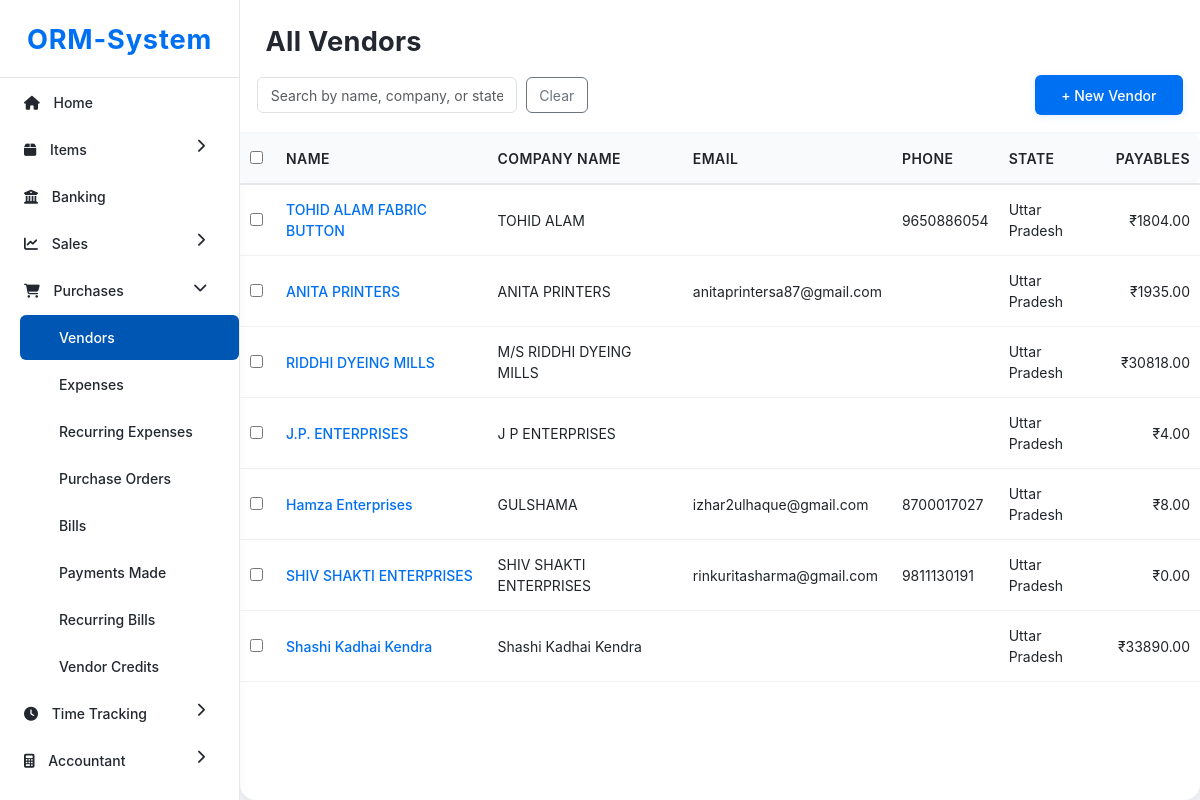
The app's page /vendors/, older data.
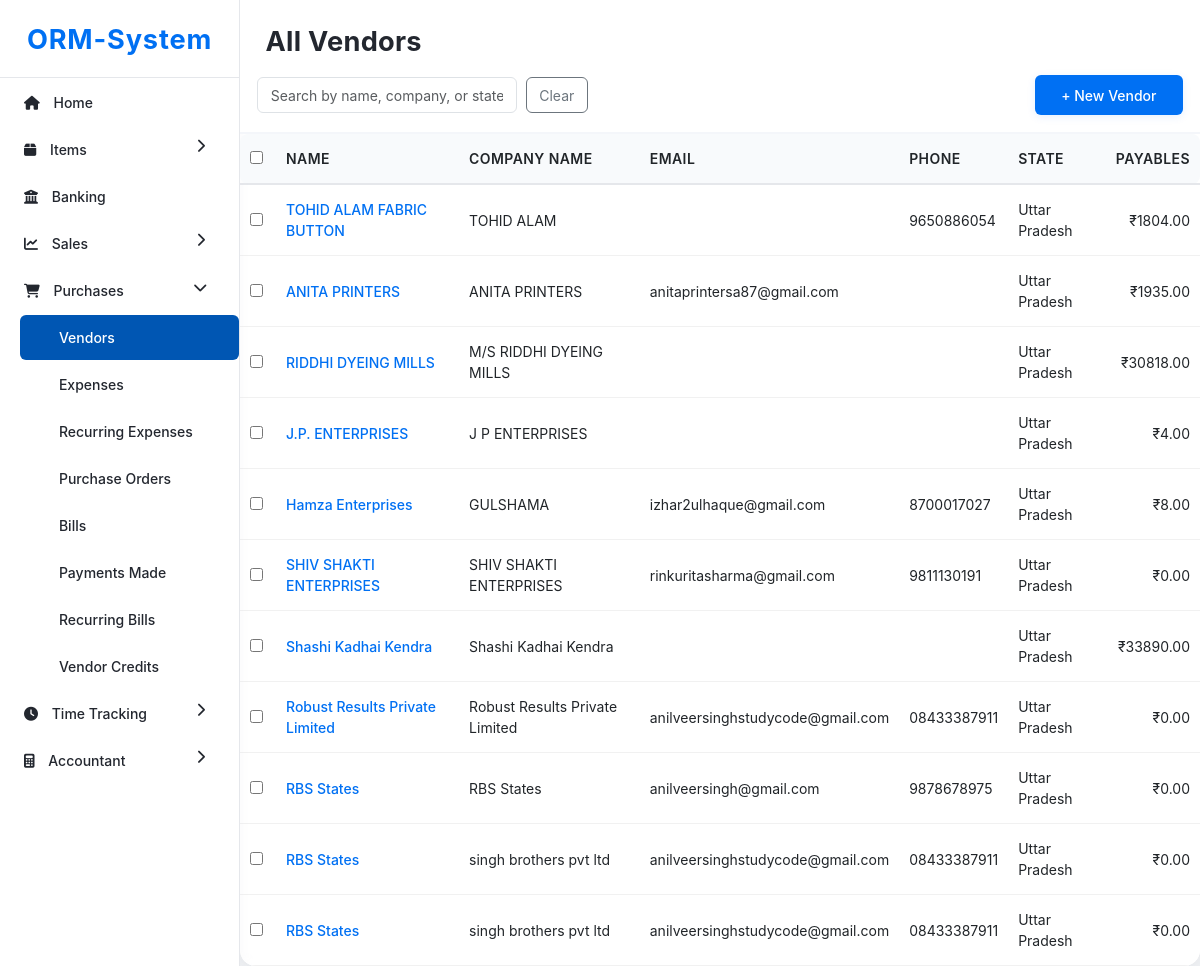
The same page, newer data.
### dashboard/models.py (models this page shows, shortened)
class Vendor(models.Model):
    name = models.CharField(max_length=255)
    company_name = models.CharField(max_length=255)
    email = models.CharField(max_length=50, null=True, blank=True)
    phone = models.CharField(max_length=15, null=True, blank=True)
    state = models.CharField(max_length=20)
    payables = models.IntegerField()
    address = models.TextField(null=True, blank=True)
    primary_contact = models.CharField(max_length=255, null=True, blank=True)
    gstin = models.CharField(max_length=30, null=True, blank=True)
    billing_address = models.TextField(null=True, blank=True)
    billing_city = models.CharField(max_length=100, null=True, blank=True)
    billing_state = models.CharField(max_length=100, null=True, blank=True)
    billing_zip = models.CharField(max_length=20, null=True, blank=True)
    shipping_address = models.TextField(null=True, blank=True)
    shipping_city = models.CharField(max_length=100, null=True, blank=True)
    shipping_state = models.CharField(max_length=100, null=True, blank=True)
    shipping_zip = models.CharField(max_length=20, null=True, blank=True)
    bank_account_number = models.CharField(max_length=50, null=True, blank=True)
    bank_ifsc = models.CharField(max_length=20, null=True, blank=True)
    bank_name = models.CharField(max_length=100, null=True, blank=True)

### dashboard/views.py (the view)
# urls.py: path('vendors/', views.vendors, name='vendors'),
def vendors(request):
    vendors = Vendor.objects.all()
    context = {"vendors": vendors}
    return render(request, 'dashboard/vendors.html', context)

### dashboard/templates/dashboard/vendors.html (shortened to what this page needs)
{% extends 'dashboard/base.html' %}
{% block main_content %}
<div class="main-content-fixed page-content">
    <div class="container-fluid vendors-header-bar">
        <div class="d-flex justify-content-between align-items-center mb-3 m-4">
            <h3 class="page-title">All Vendors</h3>
        </div>
        <div class="filter-bar d-flex align-items-center gap-2 mb-3 mx-3">
            <input type="text" class="form-control" id="vendorSearch" placeholder="Search by name, company, or state..." style="max-width: 260px;">
            <button class="btn btn-outline-secondary" id="clearSearch" type="button">Clear</button>
            <a href="{% url 'new_vendor' %}" class="btn btn-new px-4 py-2 ms-auto">+ New Vendor</a>
        </div>
    </div>
    <div class="container-fluid vendors-table-scroll" style="min-height:0;">
        <table id="vendorsTable" class="table align-middle table-hover mb-0" style="min-width:900px;">
            <thead class="sticky-top">
                <tr>
                    <th style="width:36px; background:#f8fafc;"> <input type="checkbox" /> </th>
                    <th style="background:#f8fafc;">NAME</th>
                    <th style="background:#f8fafc;">COMPANY NAME</th>
                    <th style="background:#f8fafc;">EMAIL</th>
                    <th style="background:#f8fafc;">PHONE</th>
                    <th style="background:#f8fafc;">STATE</th>
                    <th style="background:#f8fafc;" class="text-end">PAYABLES</th>
                </tr>
            </thead>
            <tbody>
                {% for vendor in vendors %}
                <tr class="hover-row">
                    <td><input type="checkbox" /></td>
                    <td><a href="{% url 'vendor_detail' vendor.id %}" class="link-text">{{ vendor.name }}</a></td>
                    <td>{{ vendor.company_name }}</td>
                    <td>{{ vendor.email }}</td>
                    <td>{{ vendor.phone }}</td>
                    <td>{{ vendor.state }}</td>
                    <td class="text-end">₹{{ vendor.payables|floatformat:2 }}</td>
                </tr>
                {% empty %}
                <tr><td colspan="7" class="text-center text-muted">No vendors found.</td></tr>
                {% endfor %}
            </tbody>
        </table>
    </div>
</div>
{% endblock main_content %}

### dashboard/templates/dashboard/base.html (shortened to what this page needs)
{% load static %}
<!DOCTYPE html>
<html lang="en">
<head>
    <link href="https://cdn.jsdelivr.net/npm/bootstrap@5.3.0-alpha3/dist/css/bootstrap.min.css" rel="stylesheet">
    <link href="https://cdnjs.cloudflare.com/ajax/libs/font-awesome/6.4.0/css/all.min.css" rel="stylesheet">
    <link href="{% static 'css/style.css' %}" rel="stylesheet">
</head>
<body>
    <div class="sidebar">
        <div class="sidebar-title-fixed">
            <h4>ORM-System</h4>
        </div>
        <div class="sidebar-scroll">
            <a href="{% url 'home' %}" class="{% if request.path == '/' %}active{% endif %}"><i class="fas fa-home"></i> Home</a>
            <a class="toggle-submenu" data-target="#itemsSubmenu">
                <i class="fas fa-box"></i> Items <i class="fas fa-chevron-right float-end"></i>
            </a>
            <a href="#" class="{% if request.path == '/banking/' %}active{% endif %}"><i class="fas fa-university"></i> Banking</a>
            <a class="toggle-submenu" data-target="#salesSubmenu">
                <i class="fas fa-chart-line"></i> Sales <i class="fas fa-chevron-right float-end"></i>
            </a>
            <a class="toggle-submenu" data-target="#purchasesSubmenu">
                <i class="fas fa-shopping-cart"></i> Purchases <i class="fas fa-chevron-right float-end"></i>
            </a>
            <div class="collapse submenu" id="purchasesSubmenu">
                <a href="{% url 'vendors' %}" class="{% if request.path == '/vendors/' %}active{% endif %}">&nbsp;&nbsp;&nbsp;&nbsp;Vendors</a>
                <a href="{% url 'expenses' %}" class="{% if request.path == '/expenses/' %}active{% endif %}">&nbsp;&nbsp;&nbsp;&nbsp;Expenses</a>
                <a href="#" class="{% if request.path == '/recurring-expenses/' %}active{% endif %}">&nbsp;&nbsp;&nbsp;&nbsp;Recurring Expenses</a>
                <a href="#" class="{% if request.path == '/purchase-orders/' %}active{% endif %}">&nbsp;&nbsp;&nbsp;&nbsp;Purchase Orders</a>
                <a href="{% url 'bills' %}" class="{% if request.path == '/bills/' %}active{% endif %}">&nbsp;&nbsp;&nbsp;&nbsp;Bills</a>
                <a href="#" class="{% if request.path == '/payments-made/' %}active{% endif %}">&nbsp;&nbsp;&nbsp;&nbsp;Payments Made</a>
                <a href="#" class="{% if request.path == '/recurring-bills/' %}active{% endif %}">&nbsp;&nbsp;&nbsp;&nbsp;Recurring Bills</a>
                <a href="#" class="{% if request.path == '/vendor-credits/' %}active{% endif %}">&nbsp;&nbsp;&nbsp;&nbsp;Vendor Credits</a>
            </div>
            <a class="toggle-submenu" data-target="#timeTrackingSubmenu">
                <i class="fas fa-clock"></i> Time Tracking <i class="fas fa-chevron-right float-end"></i>
            </a>
            <a class="toggle-submenu" data-target="#accountantSubmenu">
                <i class="fas fa-calculator"></i> Accountant <i class="fas fa-chevron-right float-end"></i>
            </a>
        </div>
    </div>
    <div class="content" id="main-content">
        {% block main_content %}{% endblock main_content %}
    </div>
</body>
</html>

### dashboard/static/css/style.css (style rules this page uses)
body { margin: 0; font-family: Arial, sans-serif; background-color: #f9fafb; }
.sidebar { height: 100vh; width: 240px; position: fixed; background-color: #1a2035; color: #fff; overflow-y: auto; font-size: 14px; transition: all 0.3s ease; }
.sidebar a { padding: 10px 20px; display: block; color: #fff; text-decoration: none; cursor: pointer; font-size: 14px; }
.sidebar a.active { background-color: #007bff; color: white; }
.sidebar i { margin-right: 10px; }
.sidebar .submenu { padding-left: 20px; }
.sidebar .submenu a { font-size: 14px; }
.sidebar .submenu a.active { background-color: #0056b3; color: white; }
.sidebar .submenu.show { display: block!important; }
.sidebar .submenu { display: none; }
.fas.fa-chevron-right.rotate { transform: rotate(90deg); transition: transform 0.3s ease; }
.content { margin-left: 240px; padding: 20px; background-color: #f4f6f9; min-height: 100vh; }
.table td, .table th { vertical-align: middle; font-size: 14px; }
.link-text { color: #0070f3; font-weight: 500; cursor: pointer; }
.btn-new { background-color: #00aaff; color: white; }

### dashboard/templates/dashboard/base.html (style rules this page uses)
html, body { font-family: 'Inter', 'Segoe UI', 'Roboto', 'Helvetica Neue', Arial, sans-serif; font-size: 17px; color: #23272f; }
h1, h2, h3, h4, h5, h6 { font-family: 'Inter', 'Segoe UI', 'Roboto', 'Helvetica Neue', Arial, sans-serif; font-weight: 700; color: #1a1a1a; letter-spacing: 0.01em; }
.sidebar { background: #fff; border-right: 1.5px solid #e5e7eb; min-width: 220px; min-height: 100vh; font-size: 1.08rem; box-shadow: 2px 0 12px #e5e7eb33; display: flex; flex-direction: column; padding: 0; }
.sidebar-title-fixed { flex-shrink: 0; background: #fff; border-bottom: 1.5px solid #e5e7eb; z-index: 20; position: sticky; top: 0; }
.sidebar-scroll { flex: 1 1 auto; overflow-y: auto; overflow-x: hidden; min-height: 0; }
.sidebar h4 { font-size: 1.6rem; font-weight: 700; color: #0070f3; letter-spacing: 0.03em; margin: 0; padding: 24px 0 20px 0; text-align: center; }
.page-title { margin-left: 0; margin-top: 0; margin-bottom: 0.5rem; font-size: 1.6rem; font-weight: 700; color: #23272f; padding-left: 0; }
@media (min-width: 992px) { .page-title { margin-left: 0; padding-left: 0; } }
.sidebar a { color: #23272f; font-weight: 500; padding: 12px 24px; display: block; border-radius: 6px; margin: 2px 0; transition: background 0.15s, color 0.15s; }
.sidebar a.active, .sidebar a:hover { background: #f0f7ff; color: #0070f3; }
.content { padding: 0 0 0 0; min-height: 100vh; }
.btn, .form-control, .form-select { font-size: 1.08rem; border-radius: 6px; }
table { font-size: 1.04rem; }
input, select, textarea { font-size: 1.05rem; }

### dashboard/templates/dashboard/vendors.html (style rules this page uses)
html, body { height: 100%; overflow: hidden; margin: 0; padding: 0; background: #f4f6fa; }
.main-content-fixed { height: 100vh; display: flex; flex-direction: column; margin: 0; padding: 0; }
.vendors-header-bar { flex-shrink: 0; background: #fff; border-bottom: 2px solid #f4f6fa; margin: 0; padding: 0 0 0 0; position: sticky; top: 0; z-index: 10; }
.filter-bar { display: flex; gap: 14px; margin-bottom: 0; align-items: center; padding: 0 0 0 0; }
.filter-bar input { max-width: 220px; font-size: 1.05rem; }
.btn-new { background-color: #0070f3; color: white; font-weight: 500; border-radius: 6px; font-size: 1.08rem; box-shadow: 0 2px 8px #0070f31a; transition: background 0.18s, box-shadow 0.18s, color 0.18s; }
.vendors-table-scroll { flex: 1 1 auto; overflow-y: auto; background: #fff; border-radius: 0 0 16px 16px; box-shadow: 0 4px 32px rgba(0,0,0,0.10); margin: 0; padding: 0; }
.table thead th { background: #f8fafc; font-weight: 600; letter-spacing: 0.03em; border-bottom: 2px solid #e5e7eb; position: sticky; top: 0; z-index: 2; font-size: 1.08rem; }
.table td, .table th { vertical-align: middle; font-size: 1.08rem; padding: 14px 10px; }
.link-text { color: #0070f3; font-weight: 500; cursor: pointer; text-decoration: none; }
.table td { border-bottom: 1px solid #f1f1f1; }
.table th:first-child, .table td:first-child { border-radius: 8px 0 0 8px; }
.table th:last-child, .table td:last-child { border-radius: 0 8px 8px 0; }
.page-content, .vendors-table-scroll, .table-wrapper, .table td, .table th, .link-text, .action-btns, .btn, .form-control, .form-select, .btn-new, .filter-icon, .hover-row, .vendors-header-bar, .main-content-fixed { font-size: 14px !important; }
.page-title { margin: 0 !important; padding: 0 !important; font-size: 1.6rem; font-weight: 700; color: #23272f; }

Row changes from the older to the newer data that the page shows:
added Vendor: name "Robust Results Private Limited", company_name "Robust Results Private Limited", email "anilveersinghstudycode@gmail.com", phone "08433387911", state "Uttar Pradesh", payables "0.00"
added Vendor: name "RBS States", company_name "RBS States", email "anilveersingh@gmail.com", phone "9878678975", state "Uttar Pradesh", payables "0.00"
added Vendor: name "RBS States", company_name "singh brothers pvt ltd", email "anilveersinghstudycode@gmail.com", phone "08433387911", state "Uttar Pradesh", payables "0.00"
added Vendor: name "RBS States", company_name "singh brothers pvt ltd", email "anilveersinghstudycode@gmail.com", phone "08433387911", state "Uttar Pradesh", payables "0.00"
